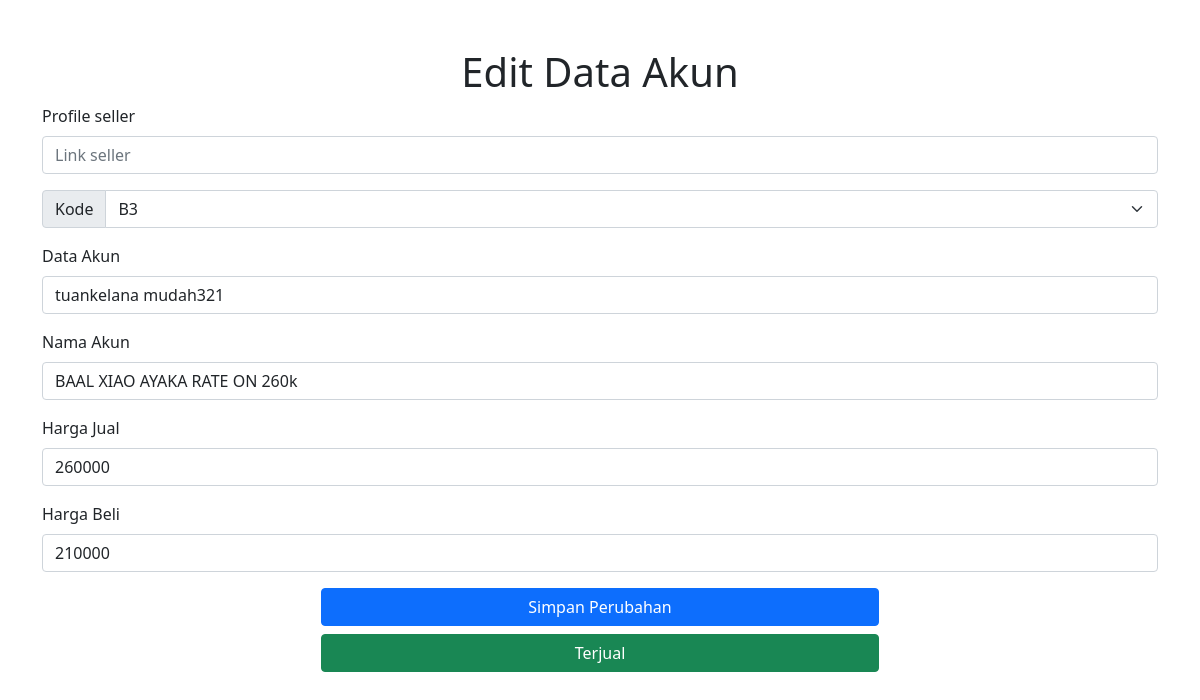
The page /edit.php?id=16 (signed in) on the database its author committed.
### tables this page shows
CREATE TABLE `data_akun` (
  `id` int(255) NOT NULL,
  `data_akun` varchar(255) NOT NULL,
  `nama_akun` varchar(255) NOT NULL,
  `harga_jual` int(255) NOT NULL,
  `harga_beli` int(255) NOT NULL,
  `kode` varchar(255) NOT NULL
);

### config.php (called while the page is built, shortened)
<?php
$conn = mysqli_connect("localhost", "root", "", "fjb_genshin");
function result($query){
    global $conn;
    $hasil = mysqli_query($conn, $query);
    $rows = [];
    while($row = mysqli_fetch_assoc($hasil)){
        $rows[] = $row;
    }
    return $rows;
}
?>

### edit.php (the view, shortened to what this page needs)
<?php
    require 'config.php';
    $id = $_GET["id"];
    $ubah = result("SELECT * FROM data_akun WHERE id = $id")[0];
?>
<!doctype html>
<html lang="en">
  <head>
    <link href="https://cdn.jsdelivr.net/npm/bootstrap@5.0.2/dist/css/bootstrap.min.css" rel="stylesheet">
  </head>
  <body>
    <div class="container-md">
        <h1 class="text-center mt-5" >Edit Data Akun</h1>
        <form action="" method="post">
            <div class="mb-3">
                <label for="seller" class="form-label">Profile seller</label>
                <input type="text" class="form-control" id="seller" name="seller" placeholder="Link seller" value="<?= $ubah["seller"]; ?>" required/>
            </div>
            <div class="input-group mb-3">
                <label class="input-group-text" for="kode">Kode</label>
                <select class="form-select" name="kode" id="kode">
                    <option value="<?= $ubah["kode"]; ?>"><?= $ubah["kode"]; ?></option>
                </select>
            </div>
            <div class="mb-3">
                <label for="data_akun" class="form-label">Data Akun</label>
                <input type="text" class="form-control" id="data_akun" name="data_akun" placeholder="Username & Password Akun" value="<?= $ubah["data_akun"]; ?>" required/>
            </div>
            <div class="mb-3">
                <label for="nama_akun" class="form-label">Nama Akun</label>
                <input type="text" class="form-control" id="nama_akun" name="nama_akun" value="<?= $ubah["nama_akun"]; ?>" required/>
            </div>
            <div class="mb-3">
                <label for="harga_jual" class="form-label">Harga Jual</label>
                <input type="number" class="form-control" id="harga_jual" name="harga_jual" value="<?= $ubah["harga_jual"]; ?>" required/>
            </div>
            <div class="mb-3">
                <label for="harga_beli" class="form-label">Harga Beli</label>
                <input type="number" class="form-control" id="harga_beli" name="harga_beli" value="<?= $ubah["harga_beli"]; ?>" required/>
            </div>
            <div class="d-grid gap-2 col-6 mx-auto">
                <button type="button" class="btn btn-primary" data-bs-toggle="modal" data-bs-target="#static">
                Simpan Perubahan
                </button>
                <button type="button" class="btn btn-success" data-bs-toggle="modal" data-bs-target="#staticBackdrop">
                Terjual
                </button>
            </div>
        </form>
    </div>
  </body>
</html>

### rows shown on the page
data_akun: kode "B3", data_akun "tuankelana mudah321", nama_akun "BAAL XIAO AYAKA RATE ON 260k", harga_jual "260000", harga_beli "210000"
